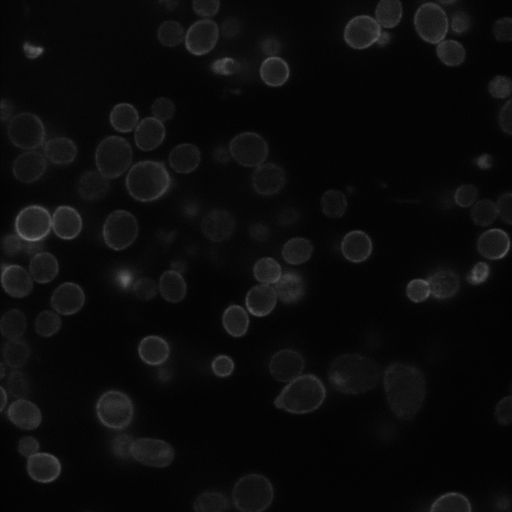
#> input picture Cell_Segmentation/hw2-9e6aa6f4.png, 512 x 512 px
$ python cell_segmentation.py   (older library calls are emulated)
#> lines starting #> are read from the running program, lines starting #| are printed output that depends on the picture; after the words box and inside, x2 and y2 are one past the last pixel; in counts of white or black regions, pixels touching at a corner belong together
import cv2
import numpy as np
import matplotlib
import matplotlib.pyplot as plt

import copy
from scipy import ndimage

import skimage
from skimage.morphology import watershed
from skimage.feature import peak_local_max
from skimage import data, img_as_float
from skimage import exposure

img = cv2.imread('hw2-9e6aa6f4.png')
#> img is the input picture: shape (512, 512, 3); min 1, max 117, mean 11.1
#img_orig = cv2.imread('hw2-9e6aa6f4.png')
gray = cv2.cvtColor(img, cv2.COLOR_BGR2GRAY)


###############################################################################
'''
An algorithm for local contrast enhancement, that uses histograms computed over
different tile regions of the image. Local details can therefore be enhanced
even in regions that are darker or lighter than most of the image.
'''
img_adapteq = exposure.equalize_adapthist(img, clip_limit=0.03)
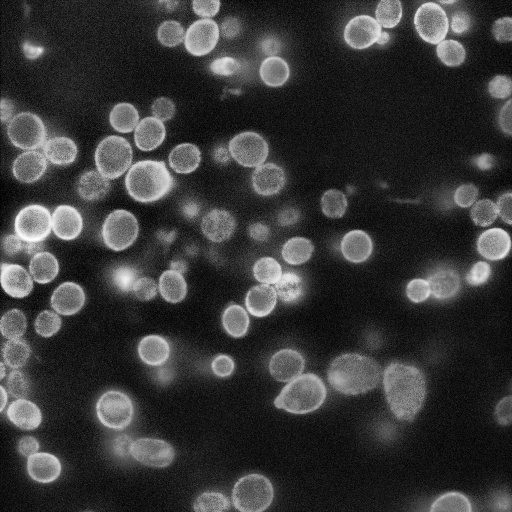
#> img_adapteq: shape (512, 512, 3) float64; min 0, max 1, mean 0.222
###############################################################################

###############################################################################
'''
Turn image into [0,255]-valued array
'''
kuva = img_adapteq * 255
kuva = kuva.astype('uint8')
gray = cv2.cvtColor(kuva, cv2.COLOR_BGR2GRAY)
###############################################################################

###############################################################################
'''
Use bilateral filter to smooth the image
'''
filtered = cv2.bilateralFilter(gray,9,80,0)
###############################################################################

###############################################################################
'''
'''
ret,thresh = cv2.threshold(filtered,120,255,cv2.THRESH_BINARY_INV)
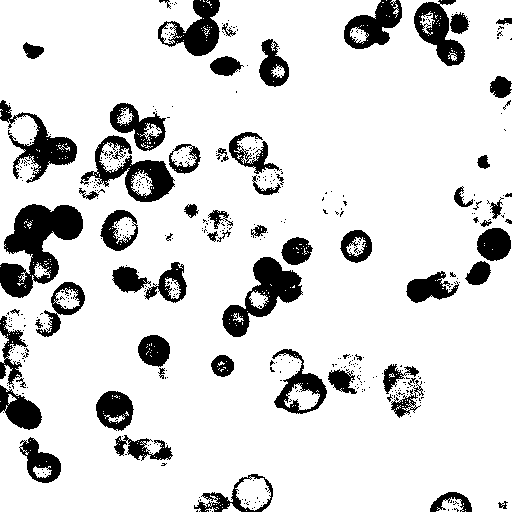
#> thresh: shape (512, 512); 85.5% white; 498 black regions (433 under 20 px), largest, box (x1, y1, x2, y2) and area: (0, 204, 83, 298) 4012, (222, 257, 303, 337) 2521, (80, 135, 175, 202) 2146
###############################################################################

###############################################################################
'''
'''
# Implement Otsu's method

# Intensities are in range [0,255]
bins = np.arange(0,256,1)

P = plt.hist(gray.ravel(),bins,density=True)[0]
#> P = 255 values, max 0.0408 at index 25, min 1.14e-05 at index 244, mean 0.00392

low_var = 100000
low_t = 1

for t in range (1,255):
    # Compute q1 and q2 for a given threshold (Eq. 2)
    q1 = np.sum(P[:t])
    q2 = np.sum(P[t:])

    # Mean values (Eq. 3)
    i1 = np.arange(0,t,1)
    i2 = np.arange(t,255,1)
    mean1 = np.sum(i1*P[:t])/q1
    mean2 = np.sum(i2*P[t:])/q2

    # Variances (Eq. 4)
    var1 = np.sum(((i1 - mean1)**2)*P[:t])/q1
    var2 = np.sum(((i2 - mean2)**2)*P[t:])/q2

    # Weighted within-group variance (Eq. 1)
    varw = q1*var1 + q2*var2
    if varw < low_var:
        low_var = varw
        low_t = t
#> this loop made 254 passes
#> (q1, q2, mean1, mean2, var1, var2, varw, low_var) on passes 1 to 11: (0.000233, 1, 0, 56.17, 0, 2436.1, 2435.5, 2435.5), (0.000504, 0.999, 0.538, 56.19, 0.249, 2435.9, 2434.7, 2434.7), (0.0009, 0.999, 1.18, 56.21, 0.666, 2435.7, 2433.5, 2433.5), (0.00135, 0.999, 1.79, 56.23, 1.18, 2435.5, 2432.2, 2432.2), (0.00185, 0.998, 2.38, 56.26, 1.82, 2435.4, 2430.9, 2430.9), (0.00274, 0.997, 3.24, 56.3, 2.73, 2435.2, 2428.5, 2428.5), (0.00481, 0.995, 4.43, 56.41, 3.43, 2435, 2423.3, 2423.3), (0.00829, 0.992, 5.51, 56.58, 3.6, 2434.9, 2414.8, 2414.8), (0.0195, 0.98, 6.94, 57.14, 3.05, 2435.5, 2388, 2388), (0.0267, 0.973, 7.5, 57.5, 3.06, 2436.2, 2371.1, 2371.1), (0.0342, 0.966, 8.05, 57.86, 3.46, 2437.5, 2354.1, 2354.1)
#> after the loop, low_t = 83; low_var = 486.7

#print("Lowest threshold: ",low_t)
#print("Lowest variance:  ",low_var)

t = low_t
#> t = 83

# Compute q1 and q2 for a given threshold (Eq. 2)
q1 = np.sum(P[:t])
q2 = np.sum(P[t:])

# Mean values (Eq. 3)
i1 = np.arange(0,t,1)
#> i1 = 83 values from 0 to 82
i2 = np.arange(t,255,1)
#> i2 = 172 values from 83 to 254
mean1 = np.sum(i1*P[:t])/q1
mean2 = np.sum(i2*P[t:])/q2

# Variances (Eq. 4)
var1 = np.sum(((i1 - mean1)**2)*P[:t])/q1
var2 = np.sum(((i2 - mean2)**2)*P[t:])/q2

# Weighted within-group variance (Eq. 1)
varw = q1*var1 + q2*var2

ret,thresh2 = cv2.threshold(filtered , low_t, 255, cv2.THRESH_BINARY_INV)
#> thresh2: shape (512, 512); 75.6% white; 164 black regions (122 under 20 px), largest, box (x1, y1, x2, y2) and area: (268, 347, 427, 422) 6105, (0, 203, 86, 298) 4803, (77, 135, 201, 204) 4638
#> ret = 83


# Compare to OpenCV's implementation. Notice that 'gray' is the original
# image. You should change the input to the filtered image when comparing.
ret, otsu = cv2.threshold(gray, 0, 255, cv2.THRESH_BINARY_INV + cv2.THRESH_OTSU)
#> otsu: shape (512, 512); 75.4% white; 171 black regions (129 under 20 px), largest, box (x1, y1, x2, y2) and area: (268, 347, 427, 422) 6166, (0, 203, 86, 298) 4824, (76, 135, 201, 204) 4679
#> ret = 82
###############################################################################

###############################################################################
'''

'''
sel1 = cv2.getStructuringElement(cv2.MORPH_ELLIPSE, (3,3))

morphed = cv2.morphologyEx(thresh2, cv2.MORPH_CLOSE, sel1)
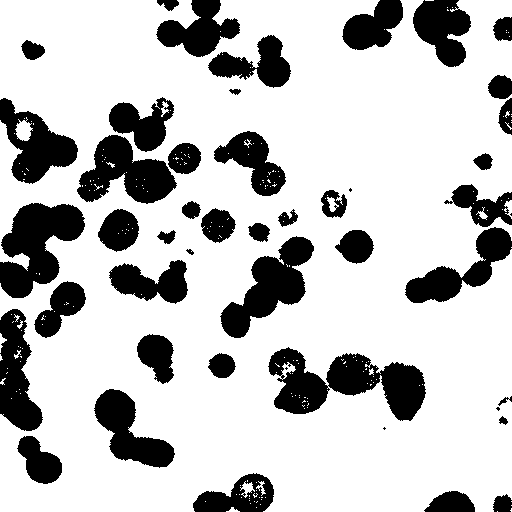
#> morphed: shape (512, 512); 76.2% white; 47 black regions (5 under 20 px), largest, box (x1, y1, x2, y2) and area: (268, 347, 426, 421) 5951, (0, 203, 85, 298) 4758, (220, 236, 314, 338) 4096


#sel2 = cv2.getStructuringElement(cv2.MORPH_ELLIPSE,(7,7))

#morphed2 = cv2.morphologyEx(morphed, cv2.MORPH_OPEN, sel2)

###############################################################################

###############################################################################
'''
Switch 0's to 255's and 255's to 0's. Then take contours of that image.
'''
morphed[morphed == 255] = 100
morphed[morphed == 0] = 255
morphed[morphed == 100] = 0
#> morphed: shape (512, 512); 23.8% white; 47 white regions (5 under 20 px)

cnt,_ = cv2.findContours(morphed, 1, 1)
#> cnt = 386 contours, 331 with area under 20; largest, box (x1, y1, x2, y2) and area: (268, 347, 426, 421) 5914, (0, 203, 85, 298) 4584, (220, 236, 314, 338) 3932, (77, 135, 177, 204) 3705, (0, 98, 78, 184) 3356
###############################################################################

###############################################################################
'''
Draw contours of the image.
'''
final = np.zeros_like(otsu)

for i in range(len(cnt)):
    area = cv2.contourArea(cnt[i])

    if area > 200:# and area < 20000:
        cv2.drawContours(final, cnt, i, (255,255,255), thickness=-1)
#> this loop made 386 passes
#> area on passes 18, 27: 242, 716.5
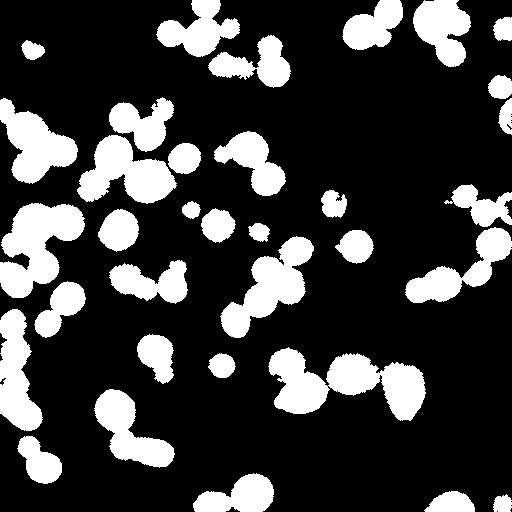
#> final: shape (512, 512); 23.9% white; 34 white regions, largest, box (x1, y1, x2, y2) and area: (268, 347, 426, 421) 6169, (0, 203, 85, 298) 4763, (220, 236, 314, 338) 4101
###############################################################################

###############################################################################
'''
'''
distance = ndimage.distance_transform_edt(final)

local_maxi = peak_local_max(distance, indices=False, footprint=np.ones((3, 3)), labels=final)
#> local_maxi: shape (512, 512) bool; 0.1% white in thin lines or dots

markers = skimage.morphology.label(local_maxi)
#> markers: shape (512, 512) int32; 201 distinct labels, from 0 to 200

labels_ws = watershed(-distance, markers, mask=final)
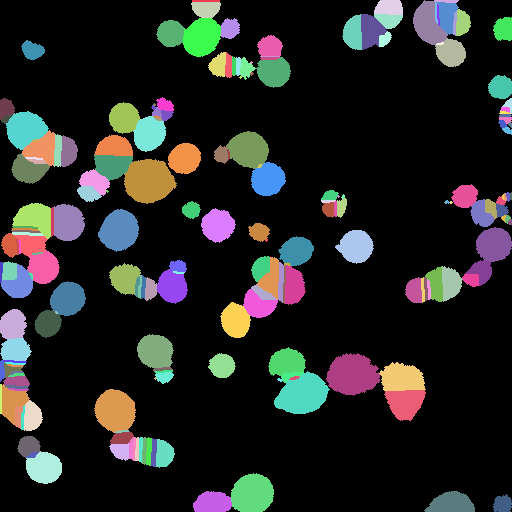
#> labels_ws: shape (512, 512) int32; 201 distinct labels, from 0 to 200; one colour per label, 0 black

###############################################################################

###############################################################################
'''

'''
cnt_2,_ = cv2.findContours(labels_ws.astype('uint8'), 1, 1)

laabelit = np.unique(labels_ws)
for i in laabelit:
    temp_kuva = copy.deepcopy(labels_ws.astype('uint8'))
    temp_kuva[temp_kuva != i] = 0
    if i > 1 and np.sum(temp_kuva) > 0:

        cnt_temp,_ = cv2.findContours(temp_kuva, 1, 1)

        cnt_2.append(cnt_temp[0])
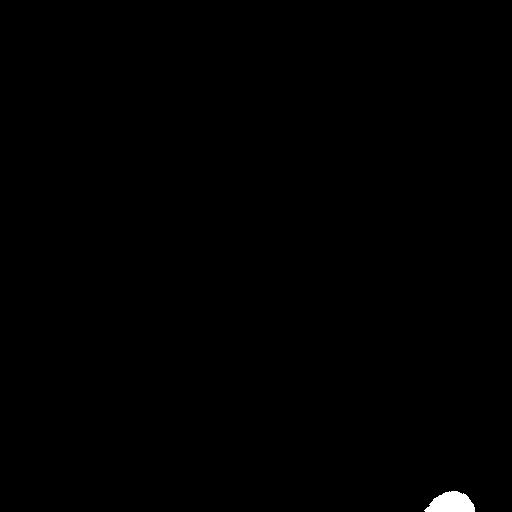
#> temp_kuva: shape (512, 512); values 0 (black) and 200 (white), 0.29% white; 1 white region, box (x1, y1, x2, y2) and area: (424, 491, 475, 512) 773
###############################################################################

###############################################################################
'''
Plot the new contours on the image
'''
plt.close()
#> figure, not shown here; tallest bar 0.0408 high, from x = 25 to 26

for i in range(len(cnt_2)):
    area = cv2.contourArea(cnt_2[i])

    if area > 200:# and area < 20000:
        cv2.drawContours(img_adapteq, cnt_2, i, (255,255,255), thickness=-1)
        plt.plot(cnt_2[i][:,0,0],cnt_2[i][:,0,1])

plt.gca().invert_yaxis()
plt.title('Contours')
plt.imshow(img)
plt.show()
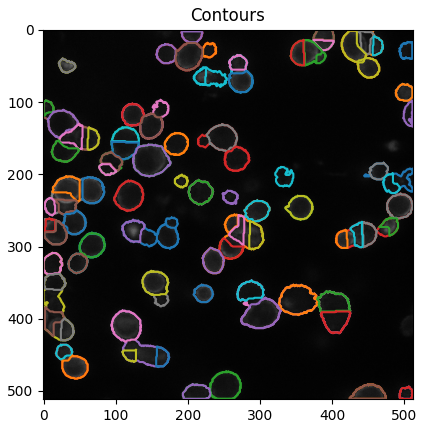
#> figure drawn by matplotlib, 1 panel
###############################################################################
